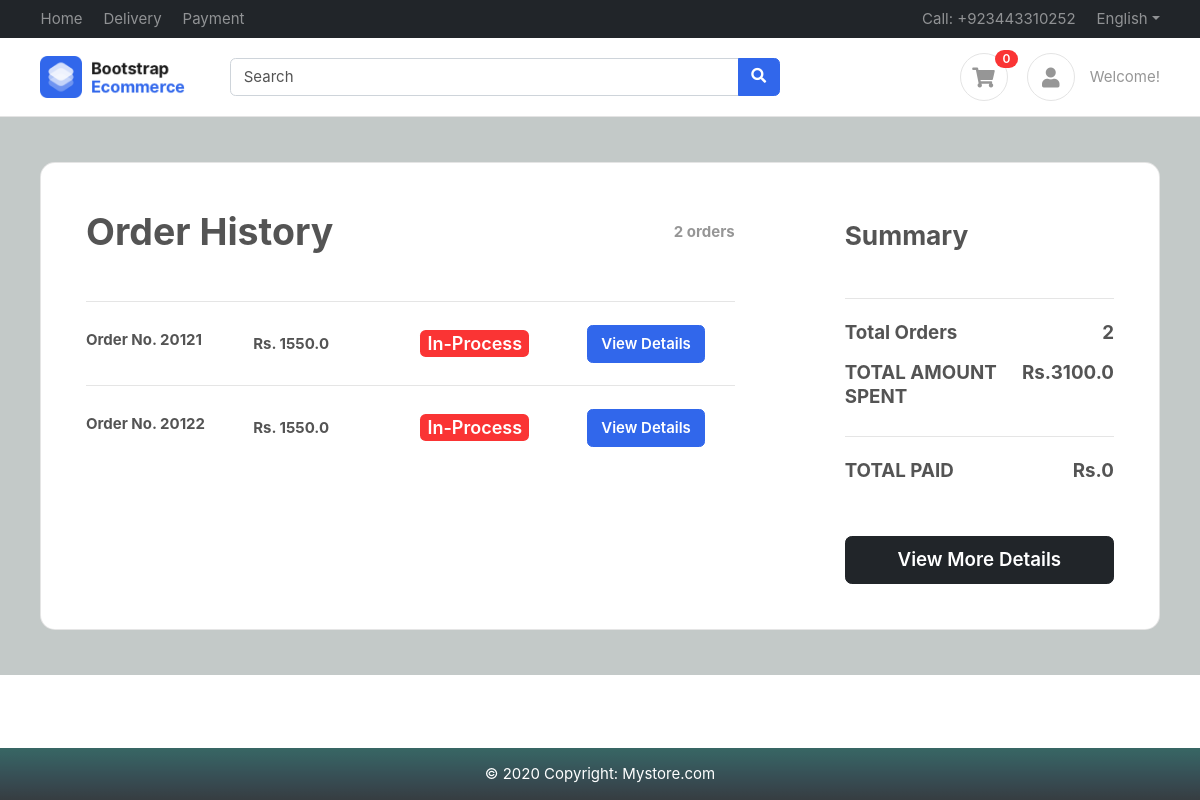
The page /orders/history/ (signed in) on the database as committed earlier.
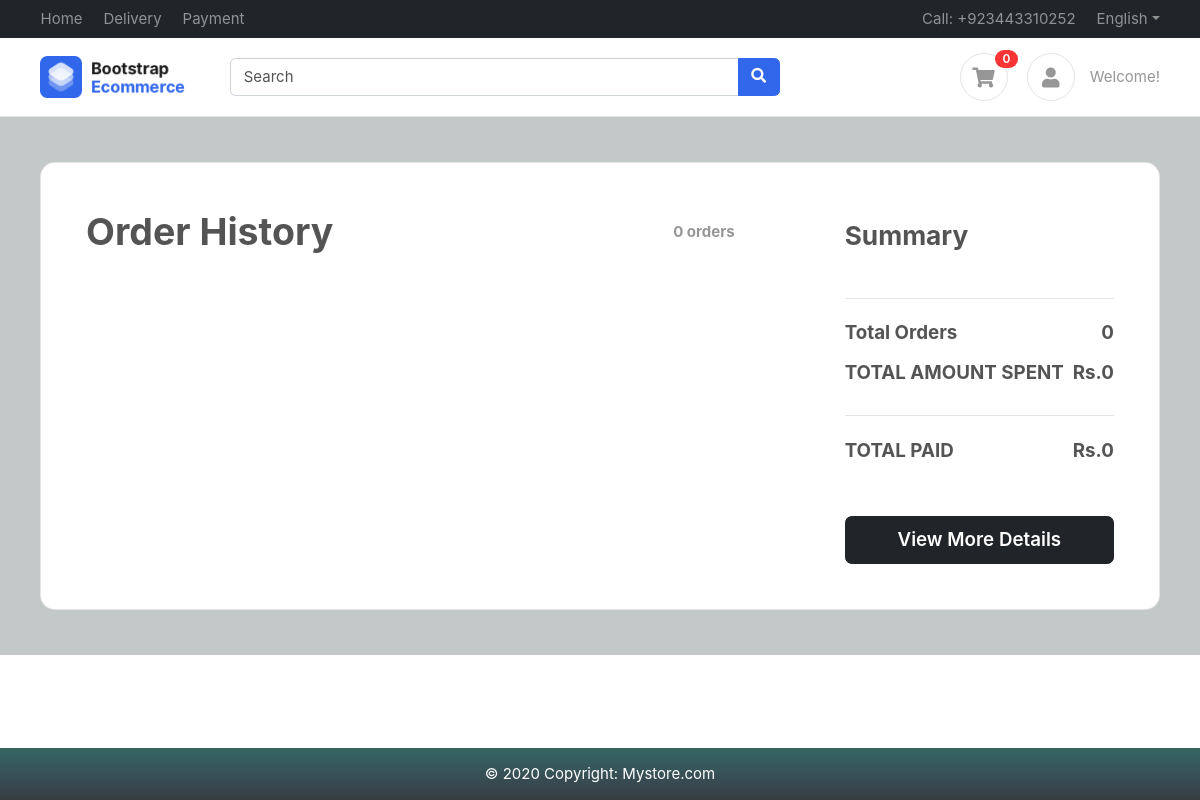
The same page on the database as committed later.
### orders/models.py (models this page shows, shortened)
class OrderPlaced(BaseModel):
    order=models.OneToOneField(ShoppingCart,on_delete=models.CASCADE)
    customer = models.ForeignKey(User, on_delete=models.CASCADE)
    order_number = models.CharField(max_length=100, unique=True)
    total_amount=models.FloatField()
    Is_order_delivered=models.BooleanField(default=False)
    @staticmethod
    def CalcuatePayments(obj):
        amount_paid=0
        amount_pending=0
        for i in obj:
            if i.Is_order_delivered:
                amount_paid+=i.total_amount
            else:
                amount_pending+=i.total_amount
        return amount_paid,amount_pending

### orders/views.py (the view)
# urls.py: path('history/',order,name='order'),
def order(request):
    cartItems=ShoppingCart.objects.filter(user=request.user,is_paid=False)
    count=cartItems.count()
    obj=OrderPlaced.objects.filter(customer=request.user)
    paid,unpaid=OrderPlaced.CalcuatePayments(obj)
    oc=obj.count()
    return render(request,'order/orderhistory.html',{"orders":obj,"total_amount_spent":paid+unpaid,"total_paid":paid,"orders_count":oc,"count":count})

### template/order/orderhistory.html (shortened to what this page needs)
{% extends "base/base.html" %}
{% block cartcount %} {{ count }} {% endblock %}
{% block start %}
<section class="h-100 h-custom" style="background: rgb(195,201,200);background: linear-gradient(236deg, rgba(195,201,200,1) 0%);">
    <div class="container py-5 h-100">
        <div class="row d-flex justify-content-center align-items-center h-100">
            <div class="col-12">
                <div class="card card-registration card-registration-2" style="border-radius: 15px;">
                    <div class="card-body p-0">
                        <div class="row g-0">
                            <div class="col-lg-8">
                                <div class="p-5">
                                    <div class="d-flex justify-content-between align-items-center mb-5">
                                        <h1 class="fw-bold mb-0 text-black">Order History</h1>
                                        <h6 class="mb-0 text-muted">{{ orders_count }} orders</h6>
                                    </div>
                                    {% for order in orders %}
                                    <hr class="my-4">
                                    <div class="row mb-4 d-flex justify-content-between align-items-center">
                                        <div class="col-md-3 col-lg-3 col-xl-3">
                                            <h6 class="text" >Order No. {{ order.order_number }}</h6>
                                        </div>
                                        <div class="col-md-3 col-lg-3 col-xl-3">
                                            <h6 class="text-black mb-0">Rs. {{ order.total_amount }}</h6>
                                        </div>
                                        <div class="col-md-3 col-lg-3 col-xl-3">
                                            {% if order.Is_order_delivered %}
                                            <span class="badge badge-success" style="font-size: 1.2em;">Delivered</span>
                                            {% else %}
                                            <span class="badge badge-danger" style="font-size: 1.2em;">In-Process</span>
                                            {% endif %}
                                        </div>
                                        <div class="col-md-3 col-lg-3 col-xl-3">
                                            <a class="btn btn-primary" href="{% url 'view_order_details' order.order.uid %}">View Details </a>
                                        </div>
                                    </div>
                                    {% endfor %}
                                </div>
                            </div>
                            <div class="col-lg-4 bg-grey">
                                <div class="p-5">
                                    <h3 class="fw-bold mb-5 mt-2 pt-1">Summary</h3>
                                    <hr class="my-4">
                                    <div class="d-flex justify-content-between mb-2">
                                        <h5 class="text">Total Orders</h5>
                                        <h5>{{ orders_count }}</h5>
                                    </div>
                                    <div class="d-flex justify-content-between mb-4">
                                        <h5 class="text-uppercase mb-1">Total Amount Spent</h5>
                                        <h5>Rs.{{ total_amount_spent }}</h5>
                                    </div>
                                    <hr class="my-4">
                                    <div class="d-flex justify-content-between mb-5">
                                        <h5 class="text-uppercase">Total Paid</h5>
                                        <h5>Rs.{{ total_paid }}</h5>
                                    </div>
                                    <button type="button" class="btn btn-dark btn-block btn-lg" data-mdb-ripple-color="dark">View More Details</button>
                                </div>
                            </div>
                        </div>
                    </div>
                </div>
            </div>
        </div>
    </div>
</section>
{% endblock %}

### template/base/base.html (shortened to what this page needs)
{% load static %}
<!DOCTYPE html>
<html lang="en">
  <head>
    <link href="/media/css/bootstrap.css" rel="stylesheet" type="text/css" />
    <link href="/media/fonts/fontawesome/css/all.min.css" type="text/css" rel="stylesheet" />
    <link href="/media/css/ui.css" rel="stylesheet" type="text/css" />
    <link href="/media/css/responsive.css" rel="stylesheet" />
  </head>
  <body>
    <header class="section-header">
      <nav class="navbar navbar-dark navbar-expand p-0 bg-dark">
        <div class="container">
          <ul class="navbar-nav d-none d-md-flex mr-auto">
            <li class="nav-item">
              <a class="nav-link" href="{% url 'index' %}">Home</a>
            </li>
            <li class="nav-item"><a class="nav-link" href="{% url 'order' %}">Delivery</a></li>
            <li class="nav-item"><a class="nav-link" href="#">Payment</a></li>
          </ul>
          <ul class="navbar-nav">
            <li class="nav-item">
              <a href="#" class="nav-link"> Call: +923443310252 </a>
            </li>
            <li class="nav-item dropdown">
              <a href="#" class="nav-link dropdown-toggle" data-toggle="dropdown">English</a>
            </li>
          </ul>
        </div>
      </nav>
      <section class="header-main border-bottom">
        <div class="container">
          <div class="row align-items-center">
            <div class="col-lg-2 col-4">
              <div class="brand-wrap">
                <img class="logo" src="/media/images/logos/logo.png" />
              </div>
            </div>
            <div class="col-lg-6 col-sm-12">
              <form method="get" class="search" id="search-form">
                <div class="input-group w-100">
                  <input type="text" id="text-input" class="form-control" placeholder="Search" />
                  <div class="input-group-append">
                    <button class="btn btn-primary" type="submit">
                      <i class="fa fa-search"></i>
                    </button>
                  </div>
                </div>
              </form>
            </div>
            <div class="col-lg-4 col-sm-6 col-8">
              <div class="widgets-wrap float-md-right">
                <div class="widget-header mr-3">
                  <a href="{% url "cart" %}" class="icon icon-sm rounded-circle border">
                    <i class="fa fa-shopping-cart"></i>
                  </a>
                  <span class="badge badge-pill badge-danger notify">{% block cartcount %}{% endblock %}</span>
                </div>
                <div class="widget-header icontext">
                  <a href="#" class="icon icon-sm rounded-circle border profile-icon">
                    <i class="fa fa-user"></i>
                  </a>
                  <div class="text">
                    <span class="text-muted">Welcome!</span>
                  </div>
                </div>
              </div>
            </div>
          </div>
        </div>
      </section>
    </header>
    {% block start %}{% endblock %}
  </body>
  <footer class="text-center text-white fixed-bottom" style="background-image: linear-gradient(to bottom, #46807d, #457376, #45656c, #455860, #444c51);">
    <div class="text-center p-3" style="background-color: rgba(0, 0, 0, 0.2);">
      © 2020 Copyright:
      <a class="text-white" href="https://mdbootstrap.com/">Mystore.com</a>
    </div>
  </footer>
</html>

### public/static/css/ui.css (style rules this page uses)
html { font-family: 'Inter', sans-serif; font-size: 15px; }
.icon-xs, .icon-sm, .icon-md, .icon-lg { display: inline-block; text-align: center; flex-shrink: 0; flex-grow: 0; }
.icon-sm { width: 48px; height: 48px; line-height: 48px; font-size: 20px; }
.header-main { position: relative; padding-top: 1rem; padding-bottom: 1rem; }
.brand-wrap .logo, .navbar-brand .logo { margin-right: 7px; max-height: 42px; display: inline-block; }
.widget-header { display: inline-block; vertical-align: middle; position: relative; }
.widget-header a { color: #545454; }
.widget-header i { color: #969696; }
.widget-header .notify { position: absolute; top: -3px; right: -10px; }
.icontext { display: inline-flex; align-items: center; vertical-align: middle; }
.icontext .text { width: 100%; line-height: 1.2; color: #212529; }
.icontext .icon { position: relative; margin-right: 15px; flex-shrink: 0; flex-grow: 0; }
.notify { position: absolute; top: -4px; right: -10px; display: inline-block; padding: .25em .6em; font-size: 12px; line-height: 1; text-align: center; border-radius: 3rem; color: #fff; background-color: #fa3434; }

### template/base/base.html (style rules this page uses)
body { margin-bottom: 60px; }

Rows that differ between the two databases and show on the page:
removed OrderPlaced: order_number "20121", total_amount "1550.0", Is_order_delivered "In-Process"
removed OrderPlaced: order_number "20122", total_amount "1550.0", Is_order_delivered "In-Process"
Other text that changed with them:
{{ orders_count }}: "2" → "0"
{{ total_amount_spent }}: "3100.0" → "0"
